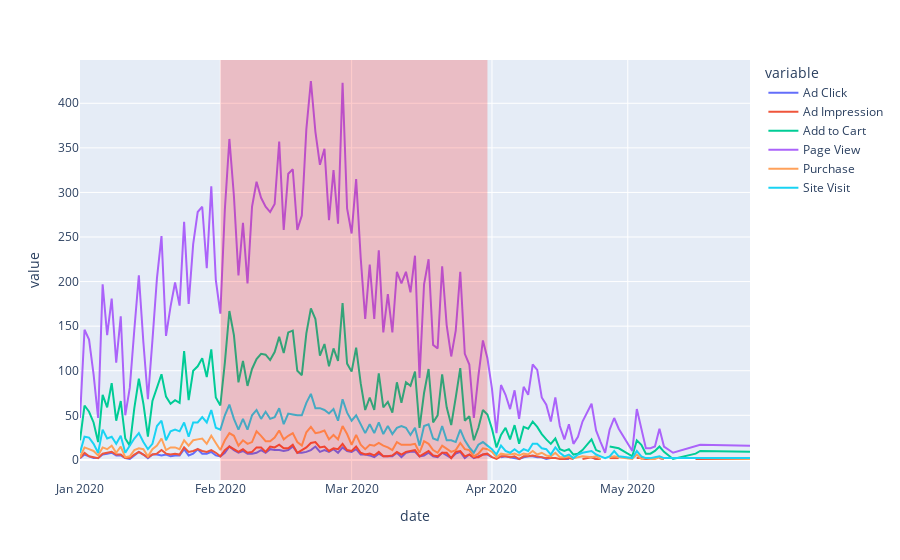

The cell this chart's notebook holds for it:
### Code cell
# Event timeline

fig = px.line(event_timeline, x='date', y=event_timeline.columns[1:])

# Add shading to show when marketing campaigns occur
# Half Off - Treat Your Shelf(ish)
fig.add_vrect(x0='2020-02-01', x1='2020-03-31', line_width=0, fillcolor="red", opacity=0.2)

fig.show()

### Figure 1 — Plotly figure (JSON) as saved in the notebook; plotly's stock layout.template omitted (floating-point values rounded to 4 significant figures; data arrays with more than 128 entries replaced by an {"elided": "..."} marker saying what was removed)
{"data": [{"hovertemplate": "variable=Ad Click<br>date=%{x}<br>value=%{y}<extra></extra>", "legendgroup": "Ad Click", "line": {"color": "#636efa", "dash": "solid"}, "marker": {"symbol": "circle"}, "mode": "lines", "name": "Ad Click", "orientation": "v", "showlegend": true, "type": "scatter", "x": {"elided": "131 str values"}, "xaxis": "x", "y": {"elided": "131 int values"}, "yaxis": "y"}, {"hovertemplate": "variable=Ad Impression<br>date=%{x}<br>value=%{y}<extra></extra>", "legendgroup": "Ad Impression", "line": {"color": "#EF553B", "dash": "solid"}, "marker": {"symbol": "circle"}, "mode": "lines", "name": "Ad Impression", "orientation": "v", "showlegend": true, "type": "scatter", "x": {"elided": "131 str values"}, "xaxis": "x", "y": {"elided": "131 int values"}, "yaxis": "y"}, {"hovertemplate": "variable=Add to Cart<br>date=%{x}<br>value=%{y}<extra></extra>", "legendgroup": "Add to Cart", "line": {"color": "#00cc96", "dash": "solid"}, "marker": {"symbol": "circle"}, "mode": "lines", "name": "Add to Cart", "orientation": "v", "showlegend": true, "type": "scatter", "x": {"elided": "131 str values"}, "xaxis": "x", "y": {"elided": "131 int values"}, "yaxis": "y"}, {"hovertemplate": "variable=Page View<br>date=%{x}<br>value=%{y}<extra></extra>", "legendgroup": "Page View", "line": {"color": "#ab63fa", "dash": "solid"}, "marker": {"symbol": "circle"}, "mode": "lines", "name": "Page View", "orientation": "v", "showlegend": true, "type": "scatter", "x": {"elided": "131 str values"}, "xaxis": "x", "y": {"elided": "131 int values"}, "yaxis": "y"}, {"hovertemplate": "variable=Purchase<br>date=%{x}<br>value=%{y}<extra></extra>", "legendgroup": "Purchase", "line": {"color": "#FFA15A", "dash": "solid"}, "marker": {"symbol": "circle"}, "mode": "lines", "name": "Purchase", "orientation": "v", "showlegend": true, "type": "scatter", "x": {"elided": "131 str values"}, "xaxis": "x", "y": {"elided": "131 int values"}, "yaxis": "y"}, {"hovertemplate": "variable=Site Visit<br>date=%{x}<br>value=%{y}<extra></extra>", "legendgroup": "Site Visit", "line": {"color": "#19d3f3", "dash": "solid"}, "marker": {"symbol": "circle"}, "mode": "lines", "name": "Site Visit", "orientation": "v", "showlegend": true, "type": "scatter", "x": {"elided": "131 str values"}, "xaxis": "x", "y": {"elided": "131 int values"}, "yaxis": "y"}], "layout": {"legend": {"title": {"text": "variable"}, "tracegroupgap": 0}, "margin": {"t": 60}, "shapes": [{"fillcolor": "red", "line": {"width": 0}, "opacity": 0.2, "type": "rect", "x0": "2020-02-01", "x1": "2020-03-31", "xref": "x", "y0": 0, "y1": 1, "yref": "y domain"}], "xaxis": {"anchor": "y", "domain": [0, 1], "title": {"text": "date"}}, "yaxis": {"anchor": "x", "domain": [0, 1], "title": {"text": "value"}}}}
